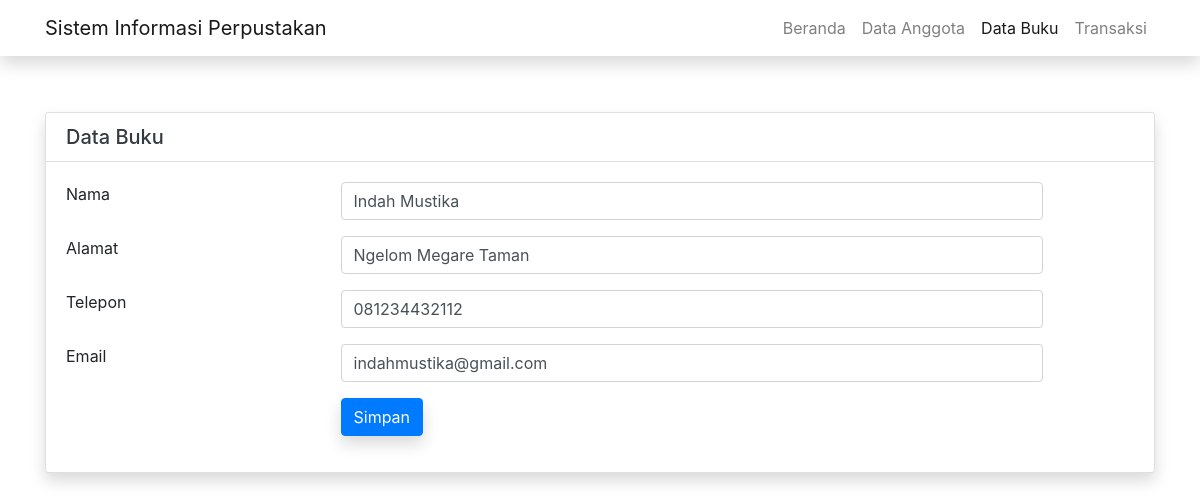
The page /anggota-edit.php?id=7 on the database its author committed.
### tables this page shows
CREATE TABLE `anggota` (
  `id` int(11) NOT NULL,
  `nama` varchar(50) NOT NULL,
  `alamat` varchar(50) NOT NULL,
  `telepon` varchar(20) NOT NULL,
  `email` varchar(50) NOT NULL
);

### anggota-edit.php (the view, shortened to what this page needs)
<?php
$id 	= $_GET['id'];
$conn 	= mysqli_connect("localhost", "root", "", "jwd_perpus");
$sql 	= "SELECT * FROM anggota WHERE id = '$id'";
$rows   = array();
$query 	= mysqli_query($conn, $sql);
while ($row = mysqli_fetch_array($query)) {
	$rows[] = $row;
}
?>
<html>
<head>
	<link rel="stylesheet" href="https://cdn.jsdelivr.net/npm/bootstrap@4.6.1/dist/css/bootstrap.min.css">
</head>
<body>
	<nav class="navbar navbar-expand-lg navbar-light bg-gray shadow">
		<div class="container">
			<a class="navbar-brand" href="">Sistem Informasi Perpustakan</a>
			<ul class="navbar-nav ml-auto">
				<li class="nav-item"><a class="nav-link" href="index.php">Beranda</a></li>
				<li class="nav-item"><a class="nav-link" href="anggota-tampil.php">Data Anggota</a></li>
				<li class="nav-item"><a class="nav-link active" href="buku-tampil.php">Data Buku</a></li>
				<li class="nav-item"><a class="nav-link" href="transaksi-tampil.php">Transaksi</a></li>
			</ul>
		</div>
	</nav>
	<div class="container">
		<h1 class="display text-white">.</h1>
		<div class="card shadow">
			<h5 class="card-header bg-white text-dark">Data Buku</h5>
			<div class="card-body">
				<form action="anggota-update.php" method="POST">
					<?php foreach($rows as $valueget): ?>
						<div class="row">
							<div class="col-sm-3" style="margin-bottom: 30px;">Nama</div>
							<div class="col-sm-8"><input type="text" name="nama" value="<?php echo $valueget[1]; ?>" class="form-control"></div>
						</div>
						<div class="row">
							<div class="col-sm-3" style="margin-bottom: 30px;">Alamat</div>
							<div class="col-sm-8"><input type="text" name="alamat" value="<?php echo $valueget[2]; ?>" class="form-control"></div>
						</div>
						<div class="row">
							<div class="col-sm-3" style="margin-bottom: 30px;">Telepon</div>
							<div class="col-sm-8"><input type="text" name="telepon" value="<?php echo $valueget[3]; ?>" class="form-control"></div>
						</div>
						<div class="row">
							<div class="col-sm-3" style="margin-bottom: 30px;">Email</div>
							<div class="col-sm-8"><input type="text" name="email" value="<?php echo $valueget[4]; ?>" class="form-control"></div>
						</div>
						<div class="row">
							<div class="col-sm-3"></div>
							<div class="col-sm-8"><input type="submit" class="btn btn-primary shadow" value="Simpan"></div>
						</div>
					<?php endforeach; ?>
				</form>
			</div>
		</div>
	</div>
</body>
</html>

### rows shown on the page
anggota: nama "Indah Mustika", alamat "Ngelom Megare Taman", telepon "081234432112", email "indahmustika@gmail.com"
